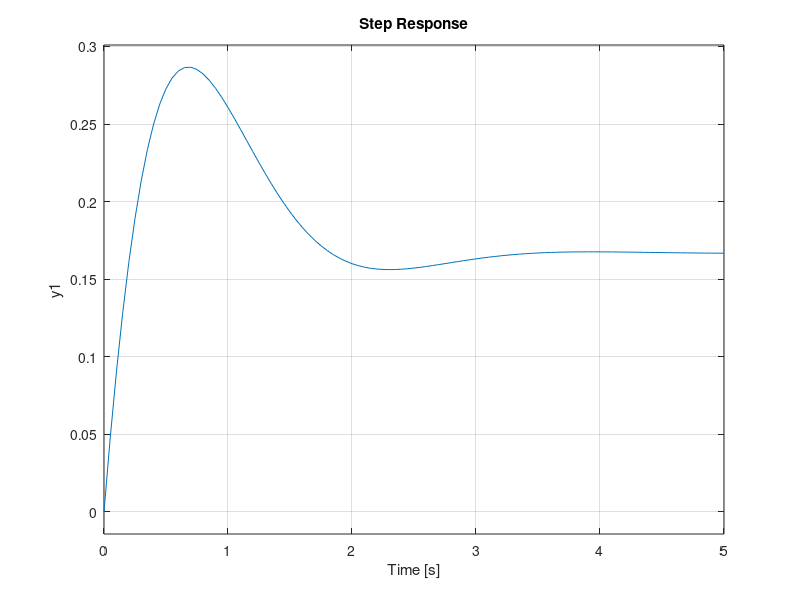

Reproduce this figure in MATLAB. (Note: this script raises an error after producing the figure.)
%%13-B Effect of addition on closed loop zeros
sys1 = tf([1],[1 3 6])
z = [-1 -5 -10 -20]
for j=1:4
    sys1_new = tf([1 -z(j)],[1])*sys1
    subplot(2,2,i)
    step(sys1_new)
    stepinfo(sys1_new)
end
